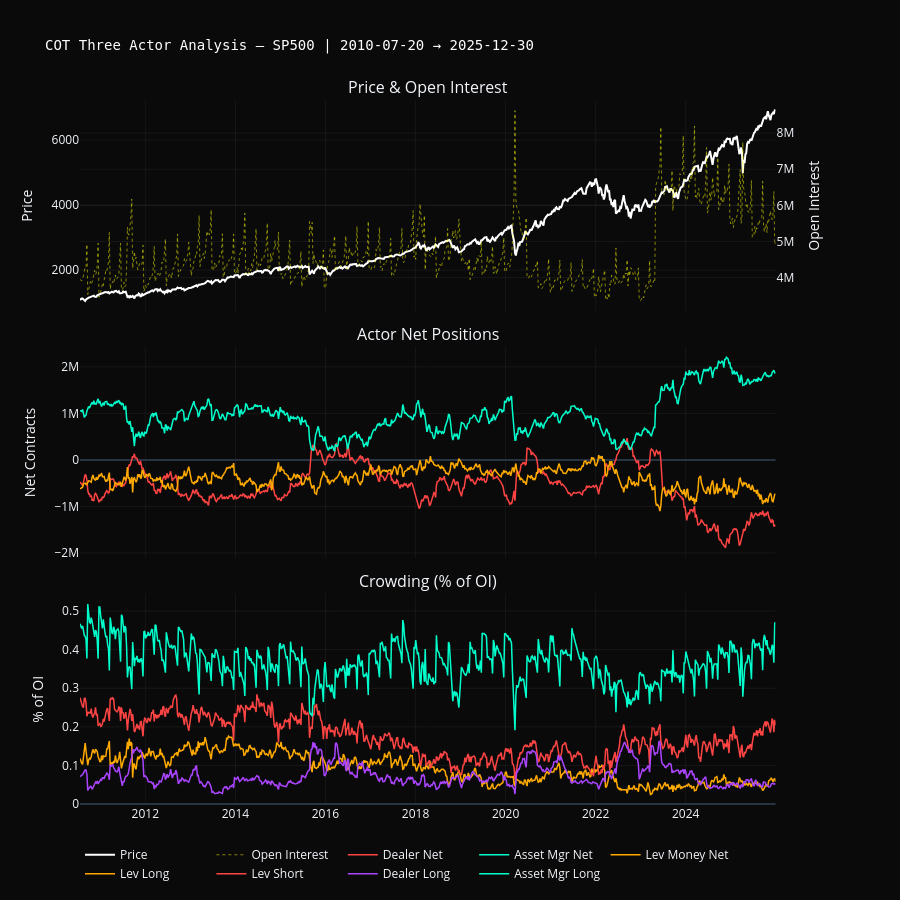

The cell this chart's notebook holds for it:
### Markdown cell above
### Full

### Code cell
print('Full history')
run_cot_diagnostics(cot_clean, 'SP500', '2010-01-01', '2025-12-31')
print('Diagnostics END_________________________________________________________________________________')

### Figure 1 — Plotly figure (JSON) as saved in the notebook; plotly's stock layout.template omitted (floating-point values rounded to 4 significant figures; data arrays with more than 128 entries replaced by an {"elided": "..."} marker saying what was removed)
{"data": [{"line": {"color": "white", "width": 2}, "name": "Price", "type": "scatter", "x": {"elided": "798 str values"}, "xaxis": "x", "y": {"elided": "798 float values"}, "yaxis": "y"}, {"line": {"color": "rgba(255,255,0,0.5)", "dash": "dot", "width": 1}, "name": "Open Interest", "type": "scatter", "x": {"elided": "798 str values"}, "xaxis": "x", "y": {"elided": "798 int values"}, "yaxis": "y2"}, {"line": {"color": "#ff4444", "width": 1.5}, "name": "Dealer Net", "type": "scatter", "x": {"elided": "798 str values"}, "xaxis": "x2", "y": {"elided": "798 int values"}, "yaxis": "y3"}, {"line": {"color": "#00ffcc", "width": 1.5}, "name": "Asset Mgr Net", "type": "scatter", "x": {"elided": "798 str values"}, "xaxis": "x2", "y": {"elided": "798 int values"}, "yaxis": "y3"}, {"line": {"color": "#ffaa00", "width": 1.5}, "name": "Lev Money Net", "type": "scatter", "x": {"elided": "798 str values"}, "xaxis": "x2", "y": {"elided": "798 int values"}, "yaxis": "y3"}, {"line": {"color": "#ffaa00", "width": 1.5}, "name": "Lev Long", "type": "scatter", "x": {"elided": "798 str values"}, "xaxis": "x3", "y": {"elided": "798 float values"}, "yaxis": "y4"}, {"line": {"color": "#ff4444", "width": 1.5}, "name": "Lev Short", "type": "scatter", "x": {"elided": "798 str values"}, "xaxis": "x3", "y": {"elided": "798 float values"}, "yaxis": "y4"}, {"line": {"color": "#aa44ff", "width": 1.5}, "name": "Dealer Long", "type": "scatter", "x": {"elided": "798 str values"}, "xaxis": "x3", "y": {"elided": "798 float values"}, "yaxis": "y4"}, {"line": {"color": "#00ffcc", "width": 1.5}, "name": "Asset Mgr Long", "type": "scatter", "x": {"elided": "798 str values"}, "xaxis": "x3", "y": {"elided": "798 float values"}, "yaxis": "y4"}], "layout": {"annotations": [{"font": {"size": 16}, "showarrow": false, "text": "Price & Open Interest", "x": 0.47, "xanchor": "center", "xref": "paper", "y": 1, "yanchor": "bottom", "yref": "paper"}, {"font": {"size": 16}, "showarrow": false, "text": "Actor Net Positions", "x": 0.47, "xanchor": "center", "xref": "paper", "y": 0.65, "yanchor": "bottom", "yref": "paper"}, {"font": {"size": 16}, "showarrow": false, "text": "Crowding (% of OI)", "x": 0.47, "xanchor": "center", "xref": "paper", "y": 0.3, "yanchor": "bottom", "yref": "paper"}], "height": 900, "hovermode": "x unified", "legend": {"orientation": "h", "y": -0.05}, "paper_bgcolor": "#0a0a0a", "plot_bgcolor": "#0a0a0a", "title": {"font": {"color": "white", "family": "monospace", "size": 14}, "text": "COT Three Actor Analysis — SP500 | 2010-07-20 → 2025-12-30"}, "xaxis": {"anchor": "y", "domain": [0, 0.94], "gridcolor": "rgba(255,255,255,0.05)", "matches": "x3", "showgrid": true, "showticklabels": false}, "xaxis2": {"anchor": "y3", "domain": [0, 0.94], "gridcolor": "rgba(255,255,255,0.05)", "matches": "x3", "showgrid": true, "showticklabels": false}, "xaxis3": {"anchor": "y4", "domain": [0, 0.94], "gridcolor": "rgba(255,255,255,0.05)", "showgrid": true}, "yaxis": {"anchor": "x", "domain": [0.7, 1], "gridcolor": "rgba(255,255,255,0.05)", "showgrid": true, "title": {"text": "Price"}}, "yaxis2": {"anchor": "x", "gridcolor": "rgba(255,255,255,0.05)", "overlaying": "y", "showgrid": true, "side": "right", "title": {"text": "Open Interest"}}, "yaxis3": {"anchor": "x2", "domain": [0.35, 0.65], "gridcolor": "rgba(255,255,255,0.05)", "showgrid": true, "title": {"text": "Net Contracts"}}, "yaxis4": {"anchor": "x3", "domain": [0, 0.3], "gridcolor": "rgba(255,255,255,0.05)", "showgrid": true, "title": {"text": "% of OI"}}}}
